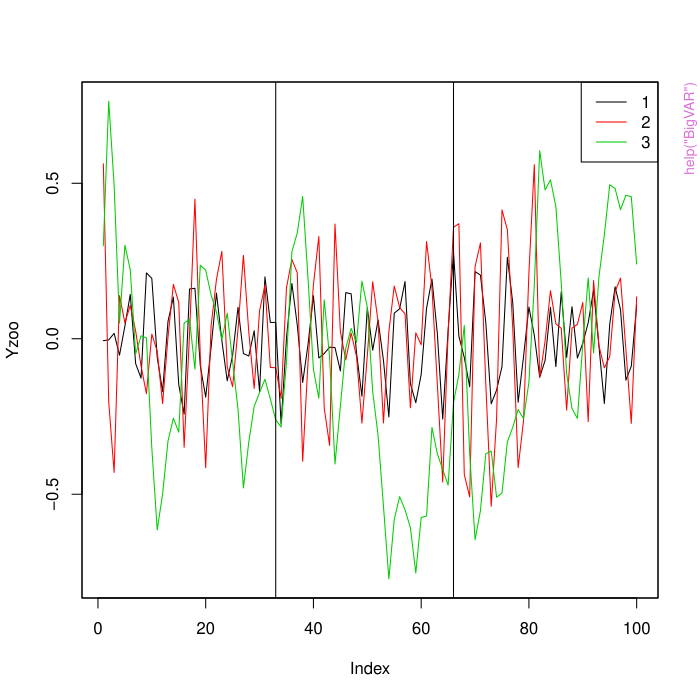

The script that drew this image:
pkgname <- "BigVAR"
source(file.path(R.home("share"), "R", "examples-header.R"))
options(warn = 1)
base::assign(".ExTimings", "BigVAR-Ex.timings", pos = 'CheckExEnv')
base::cat("name\tuser\tsystem\telapsed\n", file=base::get(".ExTimings", pos = 'CheckExEnv'))
base::assign(".format_ptime",
function(x) {
  if(!is.na(x[4L])) x[1L] <- x[1L] + x[4L]
  if(!is.na(x[5L])) x[2L] <- x[2L] + x[5L]
  options(OutDec = '.')
  format(x[1L:3L], digits = 7L)
},
pos = 'CheckExEnv')

### * </HEADER>
library('BigVAR')

base::assign(".oldSearch", base::search(), pos = 'CheckExEnv')
cleanEx()
nameEx("BigVAR")
### * BigVAR

flush(stderr()); flush(stdout())

base::assign(".ptime", proc.time(), pos = "CheckExEnv")
### Name: BigVAR
### Title: Dimension Reduction Methods for Multivariate Time Series.
### Aliases: BigVAR BigVAR-package

### ** Examples

data(Y)
head(Y)
T1=floor(nrow(Y)/3)
T2=floor(2*nrow(Y)/3)
m1=constructModel(Y,p=4,struct="None",gran=c(50,10),verbose=FALSE,T1=T1,T2=T2)
plot(m1)
results=cv.BigVAR(m1)
plot(results)
predict(results,n.ahead=1)



base::assign(".dptime", (proc.time() - get(".ptime", pos = "CheckExEnv")), pos = "CheckExEnv")
base::cat("BigVAR", base::get(".format_ptime", pos = 'CheckExEnv')(get(".dptime", pos = "CheckExEnv")), "\n", file=base::get(".ExTimings", pos = 'CheckExEnv'), append=TRUE, sep="\t")
cleanEx()
nameEx("BigVAR.est-methods")
### * BigVAR.est-methods

flush(stderr()); flush(stdout())

base::assign(".ptime", proc.time(), pos = "CheckExEnv")
### Name: BigVAR.est
### Title: BigVAR Estimation
### Aliases: BigVAR.est BigVAR.est,BigVAR-method

### ** Examples

data(Y)
Y=Y[1:100,]
#construct a Basic VAR-L
Model1=constructModel(Y,p=4,struct="None",gran=c(50,10))
BigVAR.est(Model1)



base::assign(".dptime", (proc.time() - get(".ptime", pos = "CheckExEnv")), pos = "CheckExEnv")
base::cat("BigVAR.est-methods", base::get(".format_ptime", pos = 'CheckExEnv')(get(".dptime", pos = "CheckExEnv")), "\n", file=base::get(".ExTimings", pos = 'CheckExEnv'), append=TRUE, sep="\t")
cleanEx()
nameEx("MultVarSim")
### * MultVarSim

flush(stderr()); flush(stdout())

base::assign(".ptime", proc.time(), pos = "CheckExEnv")
### Name: MultVarSim
### Title: Simulate a VAR
### Aliases: MultVarSim

### ** Examples

k=3;p=6
B=matrix(0,nrow=k,ncol=p*k)
A1<- matrix(c(.4,-.02,.01,-.02,.3,.02,.01,.04,.3),ncol=3,nrow=3)
A2 <- matrix(c(.2,0,0,0,.3,0,0,0,.13),ncol=3,nrow=3)
B[,1:k]=A1
B[,(4*k+1):(5*k)]=A2
A <- VarptoVar1MC(B,p,k)
Y <-MultVarSim(k,A,p,.1*diag(k),100)



base::assign(".dptime", (proc.time() - get(".ptime", pos = "CheckExEnv")), pos = "CheckExEnv")
base::cat("MultVarSim", base::get(".format_ptime", pos = 'CheckExEnv')(get(".dptime", pos = "CheckExEnv")), "\n", file=base::get(".ExTimings", pos = 'CheckExEnv'), append=TRUE, sep="\t")
cleanEx()
nameEx("SparsityPlot.BigVAR.results-methods")
### * SparsityPlot.BigVAR.results-methods

flush(stderr()); flush(stdout())

base::assign(".ptime", proc.time(), pos = "CheckExEnv")
### Name: SparsityPlot.BigVAR.results
### Title: Sparsity Plot of a BigVAR.results object
### Aliases: SparsityPlot.BigVAR.results
###   SparsityPlot.BigVAR.results,BigVAR.results-method

### ** Examples

data(Y)
Y <- Y[1:100,]
Model1 <- constructModel(Y,p=4,struct="None",gran=c(50,10),verbose=FALSE)
SparsityPlot.BigVAR.results(cv.BigVAR(Model1))



base::assign(".dptime", (proc.time() - get(".ptime", pos = "CheckExEnv")), pos = "CheckExEnv")
base::cat("SparsityPlot.BigVAR.results-methods", base::get(".format_ptime", pos = 'CheckExEnv')(get(".dptime", pos = "CheckExEnv")), "\n", file=base::get(".ExTimings", pos = 'CheckExEnv'), append=TRUE, sep="\t")
cleanEx()
nameEx("VARXFit")
### * VARXFit

flush(stderr()); flush(stdout())

base::assign(".ptime", proc.time(), pos = "CheckExEnv")
### Name: VARXFit
### Title: Fit a VAR or VARX model by least squares
### Aliases: VARXFit

### ** Examples

data(Y)
# fit a VAR_3(3)
mod <- VARXFit(Y,3,NULL,NULL)
# fit a VAR_3 with p= 6 and lag selected according to AIC
modAIC <- VARXFit(Y,6,"AIC",NULL)
# Fit a VARX_{2,1} with p=6, s=4 and lags selected by BIC
modXBIC <- VARXFit(Y,6,"BIC",list(k=2,s=4))




base::assign(".dptime", (proc.time() - get(".ptime", pos = "CheckExEnv")), pos = "CheckExEnv")
base::cat("VARXFit", base::get(".format_ptime", pos = 'CheckExEnv')(get(".dptime", pos = "CheckExEnv")), "\n", file=base::get(".ExTimings", pos = 'CheckExEnv'), append=TRUE, sep="\t")
cleanEx()
nameEx("VARXForecastEval")
### * VARXForecastEval

flush(stderr()); flush(stdout())

base::assign(".ptime", proc.time(), pos = "CheckExEnv")
### Name: VARXForecastEval
### Title: Evaluate forecasts from a VAR or VARX with lag orders selected
###   by AIC/BIC
### Aliases: VARXForecastEval

### ** Examples

data(Y)
# fit a VAR_3(3)
mod <- VARXFit(Y,3,NULL,NULL)
# fit a VAR_3 with p= 6 and lag selected according to AIC
modAIC <- VARXFit(Y,6,"AIC",NULL)
# Fit a VARX_{2,1} with p=6, s=4 and lags selected by BIC
modXBIC <- VARXFit(Y,6,"BIC",list(k=2,s=4))




base::assign(".dptime", (proc.time() - get(".ptime", pos = "CheckExEnv")), pos = "CheckExEnv")
base::cat("VARXForecastEval", base::get(".format_ptime", pos = 'CheckExEnv')(get(".dptime", pos = "CheckExEnv")), "\n", file=base::get(".ExTimings", pos = 'CheckExEnv'), append=TRUE, sep="\t")
cleanEx()
nameEx("VarptoVar1MC")
### * VarptoVar1MC

flush(stderr()); flush(stdout())

base::assign(".ptime", proc.time(), pos = "CheckExEnv")
### Name: VarptoVar1MC
### Title: Converts a VAR coefficient matrix of order p to multiple
###   companion form
### Aliases: VarptoVar1MC

### ** Examples

k=3;p=6
B=matrix(0,nrow=k,ncol=p*k)
A1<- matrix(c(.4,-.02,.01,-.02,.3,.02,.01,.04,.3),ncol=3,nrow=3)
A2 <- matrix(c(.2,0,0,0,.3,0,0,0,.13),ncol=3,nrow=3)
B[,1:k]=A1
B[,(4*k+1):(5*k)]=A2
A <- VarptoVar1MC(B,p,k)



base::assign(".dptime", (proc.time() - get(".ptime", pos = "CheckExEnv")), pos = "CheckExEnv")
base::cat("VarptoVar1MC", base::get(".format_ptime", pos = 'CheckExEnv')(get(".dptime", pos = "CheckExEnv")), "\n", file=base::get(".ExTimings", pos = 'CheckExEnv'), append=TRUE, sep="\t")
cleanEx()
nameEx("constructModel")
### * constructModel

flush(stderr()); flush(stdout())

base::assign(".ptime", proc.time(), pos = "CheckExEnv")
### Name: constructModel
### Title: Construct an object of class BigVAR
### Aliases: constructModel

### ** Examples

library(BigVAR)
# VARX Example
# Create a Basic VARX-L with k=2, m=1, s=2, p=4
VARX=list()
VARX$k=2 # indicates that the first two series are modeled
VARX$s=2 # sets 2 as the maximal lag order for exogenous series
data(Y)
T1=floor(nrow(Y)/3)
T2=floor(2*nrow(Y)/3)
Model1=constructModel(Y,p=4,struct="None",gran=c(50,10),verbose=FALSE,VARX=VARX,T1=T1,T2=T2)



base::assign(".dptime", (proc.time() - get(".ptime", pos = "CheckExEnv")), pos = "CheckExEnv")
base::cat("constructModel", base::get(".format_ptime", pos = 'CheckExEnv')(get(".dptime", pos = "CheckExEnv")), "\n", file=base::get(".ExTimings", pos = 'CheckExEnv'), append=TRUE, sep="\t")
cleanEx()
nameEx("cv.BigVAR-methods")
### * cv.BigVAR-methods

flush(stderr()); flush(stdout())

base::assign(".ptime", proc.time(), pos = "CheckExEnv")
### Name: cv.BigVAR
### Title: Cross Validation for BigVAR
### Aliases: cv.BigVAR cv.BigVAR,BigVAR-method

### ** Examples

data(Y)
Y=Y[1:100,]
# Fit a Basic VARX-L with rolling cross validation 
Model1=constructModel(Y,p=4,struct="None",gran=c(50,10))
results=cv.BigVAR(Model1)



base::assign(".dptime", (proc.time() - get(".ptime", pos = "CheckExEnv")), pos = "CheckExEnv")
base::cat("cv.BigVAR-methods", base::get(".format_ptime", pos = 'CheckExEnv')(get(".dptime", pos = "CheckExEnv")), "\n", file=base::get(".ExTimings", pos = 'CheckExEnv'), append=TRUE, sep="\t")
cleanEx()
nameEx("predict-methods-BigVAR.results")
### * predict-methods-BigVAR.results

flush(stderr()); flush(stdout())

base::assign(".ptime", proc.time(), pos = "CheckExEnv")
### Name: predict
### Title: Forecast using a BigVAR.results object
### Aliases: predict predict,BigVAR.results-method

### ** Examples

data(Y)
Y=Y[1:100,]
Model1=constructModel(Y,p=4,struct="None",gran=c(50,10),verbose=FALSE)
results=cv.BigVAR(Model1)
predict(results,n.ahead=1)



base::assign(".dptime", (proc.time() - get(".ptime", pos = "CheckExEnv")), pos = "CheckExEnv")
base::cat("predict-methods-BigVAR.results", base::get(".format_ptime", pos = 'CheckExEnv')(get(".dptime", pos = "CheckExEnv")), "\n", file=base::get(".ExTimings", pos = 'CheckExEnv'), append=TRUE, sep="\t")
### * <FOOTER>
###
options(digits = 7L)
base::cat("Time elapsed: ", proc.time() - base::get("ptime", pos = 'CheckExEnv'),"\n")
grDevices::dev.off()
###
### Local variables: ***
### mode: outline-minor ***
### outline-regexp: "\\(> \\)?### [*]+" ***
### End: ***
quit('no')
